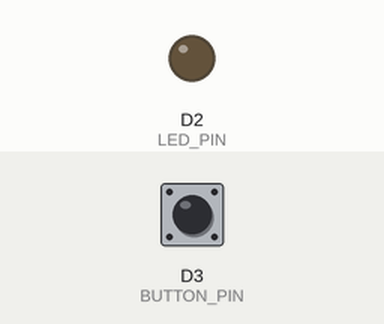
Recording of a program running on a simulated ESP8266 (NodeMCU). Parts: output pins drawn as LEDs (lit = HIGH). Inputs (shaded band) come from the test bench; at power-on: D3 (BUTTON_PIN) LOW.

Above: at 1.2 s.
1.3 s: D3 (BUTTON_PIN) pulled HIGH for 0.15 s
At 1.8 s:
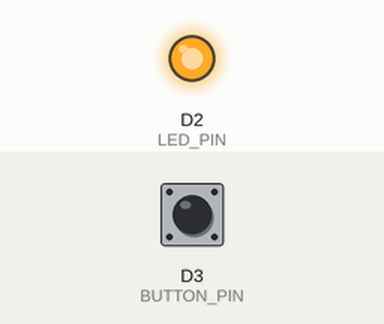
2.9 s: D3 (BUTTON_PIN) pulled HIGH for 1 s
At 4.2 s:
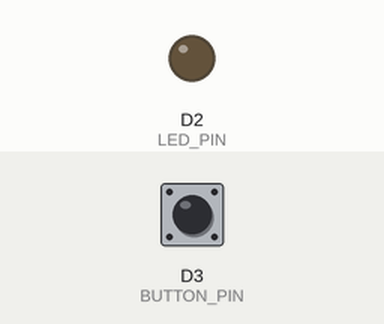
5.4 s: D3 (BUTTON_PIN) pulled HIGH for 3.2 s
At 6.1 s:
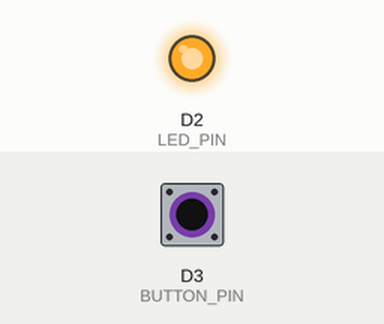
Timing chart, 0 to 8.4 s (numbered marks = the images above; inputs shaded):
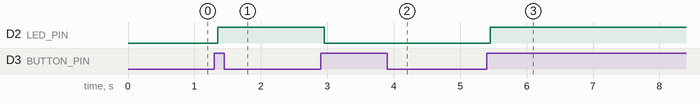

Measured:
- after the input at 1.3 s, D2 (LED_PIN): LOW → HIGH after 0.05 s
- after the input at 2.9 s, D2 (LED_PIN): HIGH → LOW after 0.05 s
- after the input at 5.4 s, D2 (LED_PIN): LOW → HIGH after 0.05 s

The program:

main.cpp
```cpp
#include <Arduino.h>

#define LED_PIN D2
#define BUTTON_PIN D3

int buttonState = 0;                // Current state of the button
int lastButtonState = 0;            // Previous reading we choose to store
unsigned long lastDebounceTime = 0; // Last time the output pin was toggled
unsigned long debounceDelay = 50;   // Debounce time; increase if the output flickers
int ledState = 0;

void setup()
{
  // Setup ports
  pinMode(LED_PIN, OUTPUT);
  pinMode(BUTTON_PIN, INPUT);
}

void loop()
{
  // Read button state
  int reading = digitalRead(BUTTON_PIN);

  // If there has been a change in the button state note the time
  if (reading != lastButtonState)
  {
    lastDebounceTime = millis();
  }

  // If the button state has been in the same state for longer than the debounce delay
  if ((millis() - lastDebounceTime) > debounceDelay)
  {
    // If the button state has changed
    if (reading != buttonState)
    {
      buttonState = reading;
      // If the button is pressed
      if (buttonState == HIGH)
      {
        ledState = !ledState;
      }
    }
  }
  // Keep track of the last button state
  lastButtonState = reading;

  // Set the LED to the correct state
  digitalWrite(LED_PIN, ledState);
}
```
